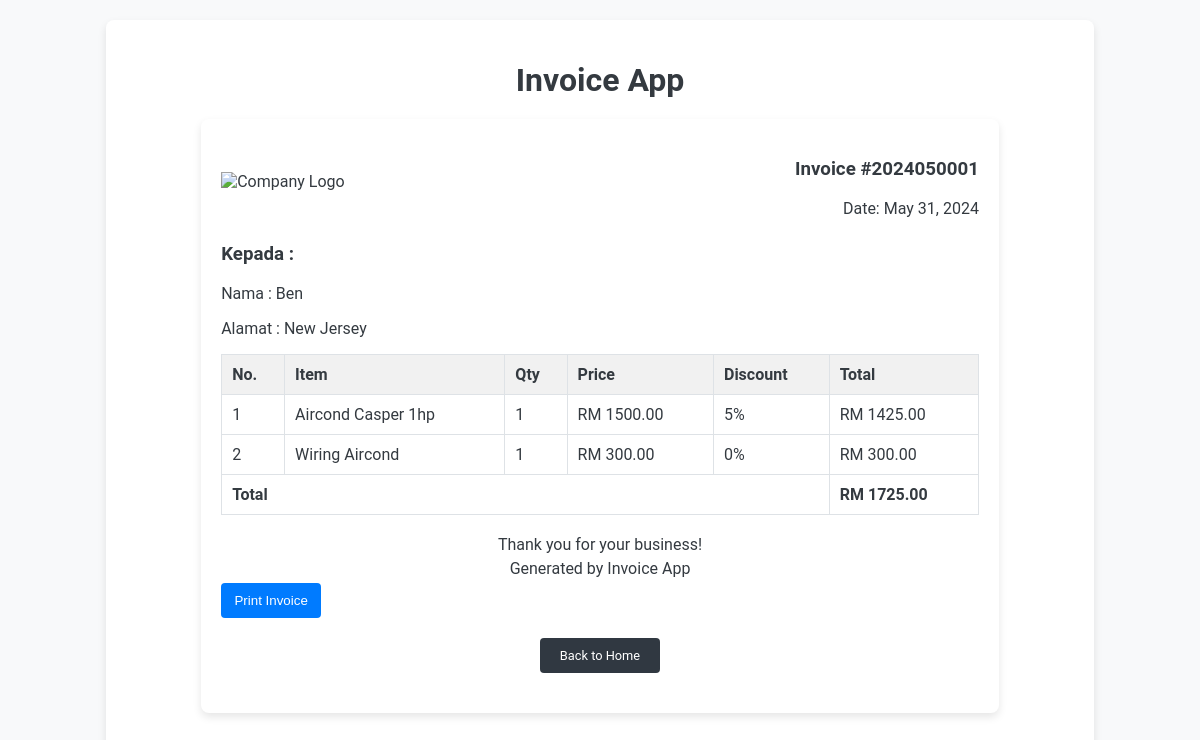
The app's page /invoice/1 with its own data.
### app.py (models this page shows)
class Invoice(db.Model):
    id = db.Column(db.Integer, primary_key=True)
    invoice_number = db.Column(db.String(20), unique=True, nullable=False)  # Updated field name
    client_id = db.Column(db.Integer, db.ForeignKey('client.id'), nullable=False)
    date = db.Column(db.DateTime, default=datetime.now)
    total = db.Column(db.Float, nullable=False)
    client = db.relationship('Client', backref=db.backref('invoices', lazy=True))

class Client(db.Model):
    id = db.Column(db.Integer, primary_key=True)
    name = db.Column(db.String(100), nullable=False)
    email = db.Column(db.String(100), nullable=False)
    phone = db.Column(db.String(20), nullable=False)
    address = db.Column(db.String(200), nullable=False)

class InvoiceItem(db.Model):
    id = db.Column(db.Integer, primary_key=True)
    invoice_id = db.Column(db.Integer, db.ForeignKey('invoice.id'), nullable=False)
    service_id = db.Column(db.Integer, db.ForeignKey('service.id'), nullable=False)
    quantity = db.Column(db.Integer, nullable=False)
    cost = db.Column(db.Float, nullable=False)
    discount = db.Column(db.Integer, nullable=False, default=0)
    invoice = db.relationship('Invoice', backref=db.backref('items', lazy=True))
    service = db.relationship('Service', backref=db.backref('items', lazy=True))

class Service(db.Model):
    id = db.Column(db.Integer, primary_key=True)
    description = db.Column(db.String(200), nullable=False)
    cost = db.Column(db.Numeric(10,2), nullable=False)
    type = db.Column(db.String(100), nullable=False)

### app.py (the view)
@app.route('/invoice/<int:invoice_id>')
def view_invoice(invoice_id):
    invoice = Invoice.query.get(invoice_id)
    return render_template('view_invoice.html', invoice=invoice)

### templates/view_invoice.html
{% extends "base.html" %} {% block content %}
<div class="invoice-container">
  <div class="invoice-header">
    <div class="logo">
      <img
        src="{{ url_for('static', filename='images/logo.png') }}"
        alt="Company Logo"
      />
    </div>
    <div class="invoice-details">
      <h3>Invoice #{{ invoice.invoice_number }}</h3>
      <p>Date: {{ invoice.date.strftime('%B %d, %Y') }}</p>
    </div>
  </div>
  <div class="client-details">
    <h3>Kepada :</h3>
    <p>Nama : {{ invoice.client.name }}</p>
    <p>Alamat : {{ invoice.client.address }}</p>
  </div>
  <table class="invoice-table">
    <thead>
      <tr>
        <th>No.</th>
        <th>Item</th>
        <th>Qty</th>
        <th>Price</th>
        <th>Discount</th>
        <th>Total</th>
      </tr>
    </thead>
    <tbody>
      {% for item in invoice.items %}
      <tr>
        <td>{{ loop.index }}</td>
        <td>{{ item.service.description }}</td>
        <td>{{ item.quantity }}</td>
        <td>RM {{ item.service.cost|round(2) }}</td>
        <td>{{ item.discount }}%</td>
        <td>RM {{ "%.2f"|format(item.cost * (1 - item.discount / 100)) }}</td>
      </tr>
      {% endfor %}
    </tbody>
    <tfoot>
      <tr>
        <td colspan="5">Total</td>
        <td>RM {{ "%.2f"|format(invoice.total)}}</td>
      </tr>
    </tfoot>
  </table>
  <div class="invoice-footer">
    <p>Thank you for your business!</p>
    <p>Generated by Invoice App</p>
  </div>
  <div class="invoice-actions">
    <button onclick="window.print()" class="btn print-invoice">
      Print Invoice
    </button>
  </div>
  <a href="{{ url_for('index') }}" class="btn return-home">Back to Home</a>
</div>
{% endblock %}

### templates/base.html (shortened to what this page needs)
<!DOCTYPE html>
<html lang="en">
  <head>
    <link
      rel="stylesheet"
      href="{{ url_for('static', filename='styles.css') }}"
    />
  </head>
  <body>
    <div class="container">
      <h1 class="print-hide">{% block heading %}Invoice App{% endblock %}</h1>
      {% block content %}{% endblock %}
    </div>
  </body>
</html>

### static/styles.css (style rules this page uses)
body { font-family: 'Roboto', Arial, sans-serif; background-color: #f8f9fa; color: #343a40; }
.container { width: 80%; margin: 20px auto; padding: 20px; background-color: #fff; border-radius: 8px; box-shadow: 0 4px 8px rgba(0, 0, 0, 0.1); }
h1 { text-align: center; font-size: 2em; margin-bottom: 20px; }
a.btn { display: inline-block; padding: 10px 20px; margin: 10px; background-color: #007bff; color: #fff; text-decoration: none; border-radius: 4px; transition: background-color 0.3s; }
button { width: 100px; padding: 10px; background-color: #007bff; color: #fff; border: none; border-radius: 4px; cursor: pointer; transition: background-color 0.3s; }
a.btn { display: inline-block; padding: 10px 20px; background-color: #007bff; color: #fff; text-decoration: none; border-radius: 4px; transition: background-color 0.3s; text-align: center; margin: 20px auto; }
a.return-home { display: block; width: fit-content; background-color: #303841; margin-top: 20px; font-size: 0.8em; }
.invoice-container { width: 80%; margin: 20px auto; padding: 20px; background-color: #fff; border-radius: 8px; box-shadow: 0 4px 8px rgba(0, 0, 0, 0.1); }
.invoice-header { display: flex; justify-content: space-between; align-items: center; margin-bottom: 20px; }
.logo img { width: 150px; height: auto; }
.invoice-details { text-align: right; }
.invoice-details p { margin: 5px 0; }
.invoice-table { width: 100%; border-collapse: collapse; margin-bottom: 20px; }
.invoice-table th, .invoice-table td { border: 1px solid #dee2e6; padding: 10px; text-align: left; }
.invoice-table th { background-color: #f1f1f1; }
.invoice-table tfoot td { font-weight: bold; }
.invoice-footer { text-align: center; margin-top: 20px; }
.invoice-footer p { margin: 5px 0; }

### records on screen
Invoice: invoice_number "2024050001", date "May 31, 2024", total "1725.00"
Client: client.name "Ben", client.address "New Jersey"
InvoiceItem: service.description "Aircond Casper 1hp", quantity "1", service.cost "1500.00", discount "5", item.cost*(1-item.discount/100) "1425.00"
InvoiceItem: service.description "Wiring Aircond", quantity "1", service.cost "300.00", discount "0", item.cost*(1-item.discount/100) "300.00"
